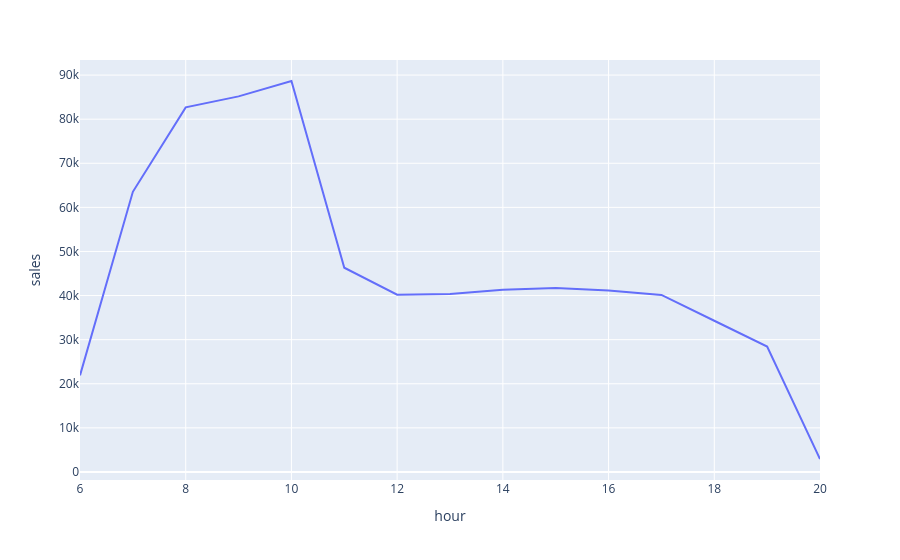

The cell this chart's notebook holds for it:
### Code cell
px.line(sales_hour,x="hour",y="sales")

### Figure 1 — Plotly figure (JSON) as saved in the notebook; plotly's stock layout.template omitted (floating-point values rounded to 4 significant figures)
{"data": [{"hovertemplate": "hour=%{x}<br>sales=%{y}<extra></extra>", "legendgroup": "", "line": {"color": "#636efa", "dash": "solid"}, "marker": {"symbol": "circle"}, "mode": "lines", "name": "", "orientation": "v", "showlegend": false, "type": "scatter", "x": [6, 7, 8, 9, 10, 11, 12, 13, 14, 15, 16, 17, 18, 19, 20], "xaxis": "x", "y": [21900.0, 63530.0, 82680.0, 85170.0, 88660.0, 46320.0, 40190.0, 40370.0, 41300.0, 41730.0, 41120.0, 40130.0, 34290.0, 28450.0, 2936.0], "yaxis": "y"}], "layout": {"autosize": true, "legend": {"tracegroupgap": 0}, "margin": {"t": 60}, "xaxis": {"anchor": "y", "autorange": true, "domain": [0, 1], "range": [6, 20], "title": {"text": "hour"}, "type": "linear"}, "yaxis": {"anchor": "x", "autorange": true, "domain": [0, 1], "range": [-1827.0, 93420.0], "title": {"text": "sales"}, "type": "linear"}}}
